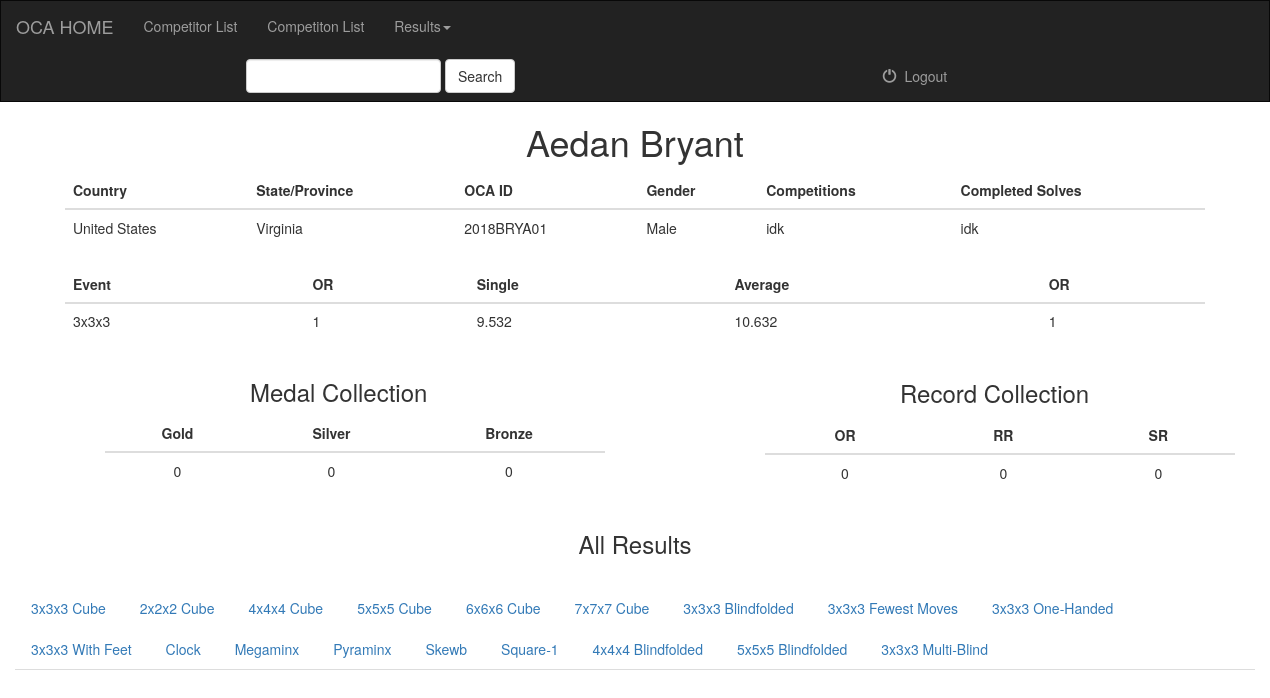
The app's page /complist/1/ with its own data.
### complist/models.py (models this page shows, shortened)
class Comp(models.Model):
    name = models.CharField(max_length=250)
    compid = models.CharField(max_length=12)
    compcountry = models.CharField(max_length=100, default='DEFAULT VALUE')
    compstate = models.CharField(max_length=100, default='DEFAULT VALUE')
    compgender = models.CharField(max_length=10, default='DEFAULT VALUE')
    compcomp = models.CharField(max_length=100000, default='DEFAULT VALUE')
    compsolves = models.CharField(max_length=1000000, default='DEFAULT VALUE')
    GN = models.CharField(max_length=50, default='0')
    SN = models.CharField(max_length=50, default='0')
    BN = models.CharField(max_length=50, default='0')
    ORN = models.CharField(max_length=50, default='0')
    RRN = models.CharField(max_length=50, default='0')
    SRN = models.CharField(max_length=50, default='0')

class Compdetails(models.Model):
    competitor_name = models.ForeignKey(Comp, on_delete=models.CASCADE)
    event_name = models.CharField(max_length=50)
    pb_single = models.CharField(max_length=50, default='')
    pb_average = models.CharField(max_length=50, default='')
    ORA = models.CharField(max_length=50, default='n/a')
    ORS = models.CharField(max_length=50, default='n/a')

### complist/views.py (the view)
# urls.py: path('<int:pk>/', views.DetailView.as_view(), name='compinfo'),
class DetailView(generic.DetailView):
    model = Comp
    template_name = 'complist/detail.html'

### complist/templates/complist/detail.html (shortened to what this page needs)
{% extends 'complist/base.html' %}
{% block body %}
{% load staticfiles %}
<link rel="stylesheet" type="text/css" href="{% static 'complist/detail.css' %}" />
<h1 class="header1"> {{ comp.name }} </h1>
<div class="container">
    <table class="table">
        <thead>
            <tr>
                <th>Country</th>
                <th>State/Province</th>
                <th>OCA ID</th>
                <th>Gender</th>
                <th>Competitions</th>
                <th>Completed Solves</th>
            </tr>
        </thead>
        <tbody>
            <tr>
                <td>{{ comp.compcountry }}</td>
                <td>{{ comp.compstate }}</td>
                <td>{{ comp.compid }}</td>
                <td>{{ comp.compgender }}</td>
                <td>{{ comp.compcomp }}</td>
                <td>{{ comp.compsolves }}</td>
            </tr>
        </tbody>
    </table>
</div>
<div class="container">
    <table class="table">
        <thead>
            <tr>
                <th>Event</th>
                <th>OR</th>
                <th>Single</th>
                <th>Average</th>
                <th>OR</th>
        </thead>
        <tbody>
            {% for event in comp.compdetails_set.all %}
            <tr>
                <td> {{ event.event_name }} </td>
                <td> {{ event.ORS }} </td>
                <td> {{ event.pb_single }} </td>
                <td> {{ event.pb_average }} </td>
                <td> {{ event.ORA }} </td>
            </tr>
            {% endfor %}
        </tbody>
    </table>
</div>
<div>
<h3 class="header2">Medal Collection</h3>
<div class="container" id="c3">
    <table class="table" id="t3">
        <thead>
            <tr>
                <th>Gold</th>
                <th>Silver</th>
                <th>Bronze</th>
            </tr>
        </thead>
        <tbody>
            <tr>
                <td>{{ comp.GN }}</td>
                <td>{{ comp.SN }}</td>
                <td>{{ comp.BN }}</td>
            </tr>
        </tbody>
    </table>
</div>
</div>
<div>
<h3  class="header3">Record Collection</h3>
</div>
<div class="container" id="c4">
    <table class="table" id="t4">
        <thead>
            <tr>
                <th>OR</th>
                <th>RR</th>
                <th>SR</th>
            </tr>
        </thead>
        <tbody>
            <tr>
                <td>{{ comp.ORN }}</td>
                <td>{{ comp.RRN }}</td>
                <td>{{ comp.SRN }}</td>
            </tr>
        </tbody>
    </table>
</div>
<h3 class="header4">All Results</h3>
<div class="col-xs-12 col-sm-12 col-md012 col-lg-12 col-xs-12">
    <br/>
    <ul class="nav nav-tabs">
        <li class="nav-item">
            <a href="#1" class="nav-link" data-toggle="tab">3x3x3 Cube</a>
        </li>
        <li class="nav-item">
            <a href="#2" class="nav-link" data-toggle="tab">2x2x2 Cube</a>
        </li>
        <li class="nav-item">
            <a href="#3" class="nav-link" data-toggle="tab">4x4x4 Cube</a>
        </li>
        <li class="nav-item">
            <a href="#4" class="nav-link" data-toggle="tab">5x5x5 Cube</a>
        </li>
        <li class="nav-item">
            <a href="#5" class="nav-link" data-toggle="tab">6x6x6 Cube</a>
        </li>
        <li class="nav-item">
            <a href="#6" class="nav-link" data-toggle="tab">7x7x7 Cube</a>
        </li>
        <li class="nav-item">
            <a href="#7" class="nav-link" data-toggle="tab">3x3x3 Blindfolded</a>
        </li>
        <li class="nav-item">
            <a href="#8" class="nav-link" data-toggle="tab">3x3x3 Fewest Moves</a>
        </li>
        <li class="nav-item">
            <a href="#9" class="nav-link" data-toggle="tab">3x3x3 One-Handed</a>
        </li>
        <li class="nav-item">
            <a href="#10" class="nav-link" data-toggle="tab">3x3x3 With Feet</a>
        </li>
        <li class="nav-item">
            <a href="#11" class="nav-link" data-toggle="tab">Clock</a>
        </li>
        <li class="nav-item">
            <a href="#12" class="nav-link" data-toggle="tab">Megaminx</a>
        </li>
        <li class="nav-item">
            <a href="#13" class="nav-link" data-toggle="tab">Pyraminx</a>
        </li>
        <li class="nav-item">
            <a href="#14" class="nav-link" data-toggle="tab">Skewb</a>
        </li>
        <li class="nav-item">
            <a href="#15" class="nav-link" data-toggle="tab">Square-1</a>
        </li>
        <li class="nav-item">
            <a href="#16" class="nav-link" data-toggle="tab">4x4x4 Blindfolded</a>
        </li>
        <li class="nav-item">
            <a href="#17" class="nav-link" data-toggle="tab">5x5x5 Blindfolded</a>
        </li>
        <li class="nav-item">
            <a href="#18" class="nav-link" data-toggle="tab">3x3x3 Multi-Blind</a>
        </li>
    </ul>
</div>
{% endblock %}

### complist/templates/complist/base.html (shortened to what this page needs)
<!DOCTYPE html>
<html lang="en">
<head>
    {% load staticfiles %}
    <link rel="stylesheet" href="https://maxcdn.bootstrapcdn.com/bootstrap/3.3.6/css/bootstrap.min.css">
    <link rel="stylesheet" type="text/css" href="{% static 'complist/style.css' %}" />
</head>
<body>
<nav class="navbar navbar-inverse" style="border-radius: 0">
    <div class="container-fluid">
        <div class="navbar-header">
        <div>
            <a class="navbar-brand" href="{% url 'home:index' %}">OCA HOME</a>
        </div>
    <div class="collapse navbar-collapse" id="topNavBar">
        <ul class="nav navbar-nav">
            <li >
                <a href="{% url 'complist:index' %}">
                    Competitor List
                </a>
            </li>
             <li class="" >
                <a href="{% url 'competitions:index' %}">
                    Competiton List
                </a>
            <li class="dropdown">
                <a href="#" class="dropdown-toggle" data-toggle="dropdown">Results<span class="caret"></span></a>
            </li>
        </ul>
        <form class="navbar-form navbar-left" role="search" method="get" action="#">
            <div class="form-group" id="search">
                <input type="text" class="form-control" name="q" value="">
                <button type="submit" class="btn btn-default">Search</button>
            </div>
        </form>
        <ul class="nav navbar-nav navbar-right">
            <li class="" >
                <a href="#">
                    <span class="glyphicon glyphicon-off" aria-hidden="true"></span>&nbsp; Logout
                </a>
            </li>
        </ul>
    </div>
    </div>
</nav>
{% block body %}
{% endblock %}
</html>

### complist/static/complist/style.css (style rules this page uses)
#search { margin-left: 200px; }

### complist/static/complist/detail.css (style rules this page uses)
.header1 { text-align: center; }
.header2 { margin-left: 250px; }
#c3 { margin-left: 90px; }
#t3 { width: 500px; }
#t3 thead tr th { text-align: center; }
#t3 tbody tr td { text-align: center; }
.header3 { margin-left: 900px; margin-top: -129px; }
#c4 { margin-left: 750px; width: 500px; }
#t4 { width: 500px; }
#t4 thead tr th { text-align: center; }
#t4 tbody tr td { text-align: center; }
.header4 { text-align: center; }

### records on screen
Comp: name "Aedan Bryant", compcountry "United States", compstate "Virginia", compid "2018BRYA01", compgender "Male", compcomp "idk", compsolves "idk", GN "0", SN "0", BN "0", ORN "0", RRN "0", SRN "0"
Compdetails: event_name "3x3x3", ORS "1", pb_single "9.532", pb_average "10.632", ORA "1"
